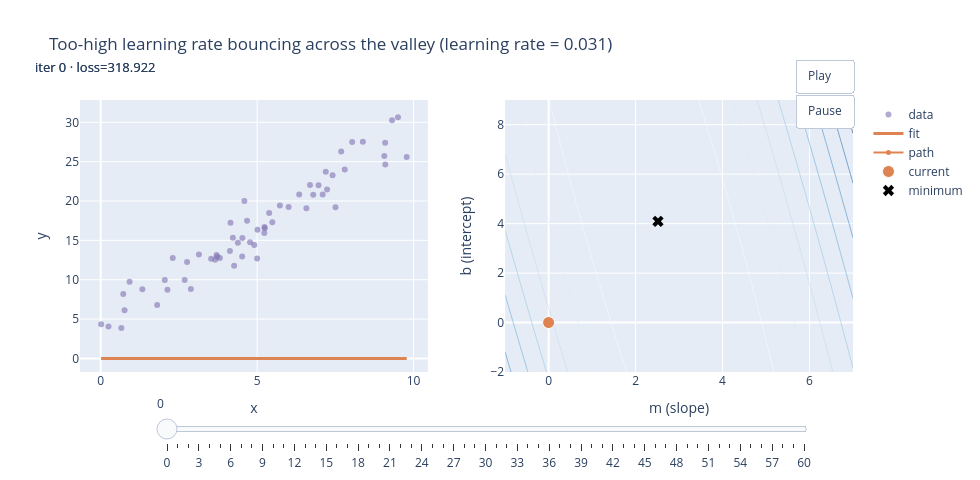

Notebook cell for this chart:
### Markdown cell above
## 3. When the Learning Rate Is Too High

The update rule takes a step of size $\alpha \cdot (\text{gradient})$. If $\alpha$
(the learning rate) is too large, that step **overshoots the minimum and lands on the opposite
wall of the bowl** - and the next gradient there points just as strongly back the other way.
The parameters bounce from wall to wall instead of settling, either slowly leaking energy back
toward the minimum (bounded oscillation) or gaining energy with every bounce until the values
explode toward infinity (outright divergence).

### Code cell
BOUNCE_LR = 0.031
hist_bounce = run_gd(BOUNCE_LR, 60)
fig_bounce = make_convergence_figure(
    hist_bounce, f"Too-high learning rate bouncing across the valley (learning rate = {BOUNCE_LR})", ORANGE,
)
fig_bounce.show()

### Figure 1 — Plotly figure (JSON) as saved in the notebook; plotly's stock layout.template omitted (floating-point values rounded to 4 significant figures; data arrays with more than 128 entries replaced by an {"elided": "..."} marker saying what was removed)
{"data": [{"marker": {"color": "#8172B2", "opacity": 0.6, "size": 6}, "mode": "markers", "name": "data", "type": "scatter", "x": [0.7631, 7.799, 4.384, 7.235, 9.78, 5.385, 5.011, 0.7205, 2.684, 4.999, 6.792, 8.037, 3.809, 0.6594, 2.881, 9.096, 2.134, 4.521, 9.312, 0.249, 6.005, 9.501, 2.303, 5.485, 9.091, 1.332, 5.234, 7.504, 6.69, 4.678, 2.048, 4.908, 3.724, 4.774, 3.659, 8.379, 7.686, 3.14, 5.726, 2.76, 4.528, 3.53, 6.574, 3.704, 4.591, 7.193, 4.13, 9.064, 1.805, 7.411, 4.224, 4.265, 6.344, 5.229, 4.149, 0.01427, 0.9226, 7.094, 5.243, 6.962], "xaxis": "x", "y": [6.111, 24.0, 14.7, 21.47, 25.58, 18.47, 16.34, 8.187, 9.973, 12.68, 20.78, 27.49, 12.76, 3.869, 8.816, 24.64, 8.734, 12.94, 30.28, 4.057, 19.23, 30.63, 12.76, 17.29, 27.39, 8.799, 16.7, 19.2, 22.03, 17.48, 9.952, 14.42, 12.92, 14.75, 12.55, 27.54, 26.28, 13.19, 19.41, 12.25, 15.3, 12.67, 19.09, 13.15, 20.0, 23.72, 13.64, 25.72, 6.782, 23.28, 15.34, 11.78, 20.83, 15.93, 17.23, 4.349, 9.742, 20.82, 16.53, 22.0], "yaxis": "y"}, {"line": {"color": "#DD8452", "width": 3}, "mode": "lines", "name": "fit", "type": "scatter", "x": [0.01427, 9.78], "xaxis": "x", "y": [0.0, 0.0], "yaxis": "y"}, {"colorscale": [[0.0, "rgb(247,251,255)"], [0.125, "rgb(222,235,247)"], [0.25, "rgb(198,219,239)"], [0.375, "rgb(158,202,225)"], [0.5, "rgb(107,174,214)"], [0.625, "rgb(66,146,198)"], [0.75, "rgb(33,113,181)"], [0.875, "rgb(8,81,156)"], [1.0, "rgb(8,48,107)"]], "contours": {"coloring": "lines"}, "name": "loss surface", "showscale": false, "type": "contour", "x": [-1.0, -0.8987, -0.7975, -0.6962, -0.5949, -0.4937, -0.3924, -0.2911, -0.1899, -0.08861, 0.01266, 0.1139, 0.2152, 0.3165, 0.4177, 0.519, 0.6203, 0.7215, 0.8228, 0.9241, 1.025, 1.127, 1.228, 1.329, 1.43, 1.532, 1.633, 1.734, 1.835, 1.937, 2.038, 2.139, 2.241, 2.342, 2.443, 2.544, 2.646, 2.747, 2.848, 2.949, 3.051, 3.152, 3.253, 3.354, 3.456, 3.557, 3.658, 3.759, 3.861, 3.962, 4.063, 4.165, 4.266, 4.367, 4.468, 4.57, 4.671, 4.772, 4.873, 4.975, 5.076, 5.177, 5.278, 5.38, 5.481, 5.582, 5.684, 5.785, 5.886, 5.987, 6.089, 6.19, 6.291, 6.392, 6.494, 6.595, 6.696, 6.797, 6.899, 7.0], "xaxis": "x2", "y": [-2.0, -1.861, -1.722, -1.582, -1.443, -1.304, -1.165, -1.025, -0.8861, -0.7468, -0.6076, -0.4684, -0.3291, -0.1899, -0.05063, 0.08861, 0.2278, 0.3671, 0.5063, 0.6456, 0.7848, 0.9241, 1.063, 1.203, 1.342, 1.481, 1.62, 1.759, 1.899, 2.038, 2.177, 2.316, 2.456, 2.595, 2.734, 2.873, 3.013, 3.152, 3.291, 3.43, 3.57, 3.709, 3.848, 3.987, 4.127, 4.266, 4.405, 4.544, 4.684, 4.823, 4.962, 5.101, 5.241, 5.38, 5.519, 5.658, 5.797, 5.937, 6.076, 6.215, 6.354, 6.494, 6.633, 6.772, 6.911, 7.051, 7.19, 7.329, 7.468, 7.608, 7.747, 7.886, 8.025, 8.165, 8.304, 8.443, 8.582, 8.722, 8.861, 9.0], "yaxis": "y2", "z": {"elided": "80x80 float values"}}, {"line": {"color": "#DD8452", "width": 2}, "marker": {"size": 5}, "mode": "lines+markers", "name": "path", "type": "scatter", "x": [0.0], "xaxis": "x2", "y": [0.0], "yaxis": "y2"}, {"marker": {"color": "#DD8452", "line": {"color": "white", "width": 1}, "size": 12}, "mode": "markers", "name": "current", "type": "scatter", "x": [0.0], "xaxis": "x2", "y": [0.0], "yaxis": "y2"}, {"marker": {"color": "black", "size": 10, "symbol": "x"}, "mode": "markers", "name": "minimum", "type": "scatter", "x": [2.515], "xaxis": "x2", "y": [4.092], "yaxis": "y2"}], "layout": {"annotations": [{"font": {"size": 13}, "showarrow": false, "text": "iter 0 · loss=318.922", "x": 0.02, "xanchor": "center", "xref": "paper", "y": 1.08, "yanchor": "bottom", "yref": "paper"}, {"font": {"size": 13}, "showarrow": false, "text": "iter 0 · loss=318.922", "x": 0.02, "xanchor": "center", "xref": "paper", "y": 1.08, "yanchor": "bottom", "yref": "paper"}], "height": 480, "sliders": [{"len": 0.85, "steps": [{"args": [["0"], {"frame": {"duration": 0, "redraw": true}, "mode": "immediate"}], "label": "0", "method": "animate"}, {"args": [["1"], {"frame": {"duration": 0, "redraw": true}, "mode": "immediate"}], "label": "1", "method": "animate"}, {"args": [["2"], {"frame": {"duration": 0, "redraw": true}, "mode": "immediate"}], "label": "2", "method": "animate"}, {"args": [["3"], {"frame": {"duration": 0, "redraw": true}, "mode": "immediate"}], "label": "3", "method": "animate"}, {"args": [["4"], {"frame": {"duration": 0, "redraw": true}, "mode": "immediate"}], "label": "4", "method": "animate"}, {"args": [["5"], {"frame": {"duration": 0, "redraw": true}, "mode": "immediate"}], "label": "5", "method": "animate"}, {"args": [["6"], {"frame": {"duration": 0, "redraw": true}, "mode": "immediate"}], "label": "6", "method": "animate"}, {"args": [["7"], {"frame": {"duration": 0, "redraw": true}, "mode": "immediate"}], "label": "7", "method": "animate"}, {"args": [["8"], {"frame": {"duration": 0, "redraw": true}, "mode": "immediate"}], "label": "8", "method": "animate"}, {"args": [["9"], {"frame": {"duration": 0, "redraw": true}, "mode": "immediate"}], "label": "9", "method": "animate"}, {"args": [["10"], {"frame": {"duration": 0, "redraw": true}, "mode": "immediate"}], "label": "10", "method": "animate"}, {"args": [["11"], {"frame": {"duration": 0, "redraw": true}, "mode": "immediate"}], "label": "11", "method": "animate"}, {"args": [["12"], {"frame": {"duration": 0, "redraw": true}, "mode": "immediate"}], "label": "12", "method": "animate"}, {"args": [["13"], {"frame": {"duration": 0, "redraw": true}, "mode": "immediate"}], "label": "13", "method": "animate"}, {"args": [["14"], {"frame": {"duration": 0, "redraw": true}, "mode": "immediate"}], "label": "14", "method": "animate"}, {"args": [["15"], {"frame": {"duration": 0, "redraw": true}, "mode": "immediate"}], "label": "15", "method": "animate"}, {"args": [["16"], {"frame": {"duration": 0, "redraw": true}, "mode": "immediate"}], "label": "16", "method": "animate"}, {"args": [["17"], {"frame": {"duration": 0, "redraw": true}, "mode": "immediate"}], "label": "17", "method": "animate"}, {"args": [["18"], {"frame": {"duration": 0, "redraw": true}, "mode": "immediate"}], "label": "18", "method": "animate"}, {"args": [["19"], {"frame": {"duration": 0, "redraw": true}, "mode": "immediate"}], "label": "19", "method": "animate"}, {"args": [["20"], {"frame": {"duration": 0, "redraw": true}, "mode": "immediate"}], "label": "20", "method": "animate"}, {"args": [["21"], {"frame": {"duration": 0, "redraw": true}, "mode": "immediate"}], "label": "21", "method": "animate"}, {"args": [["22"], {"frame": {"duration": 0, "redraw": true}, "mode": "immediate"}], "label": "22", "method": "animate"}, {"args": [["23"], {"frame": {"duration": 0, "redraw": true}, "mode": "immediate"}], "label": "23", "method": "animate"}, {"args": [["24"], {"frame": {"duration": 0, "redraw": true}, "mode": "immediate"}], "label": "24", "method": "animate"}, {"args": [["25"], {"frame": {"duration": 0, "redraw": true}, "mode": "immediate"}], "label": "25", "method": "animate"}, {"args": [["26"], {"frame": {"duration": 0, "redraw": true}, "mode": "immediate"}], "label": "26", "method": "animate"}, {"args": [["27"], {"frame": {"duration": 0, "redraw": true}, "mode": "immediate"}], "label": "27", "method": "animate"}, {"args": [["28"], {"frame": {"duration": 0, "redraw": true}, "mode": "immediate"}], "label": "28", "method": "animate"}, {"args": [["29"], {"frame": {"duration": 0, "redraw": true}, "mode": "immediate"}], "label": "29", "method": "animate"}, {"args": [["30"], {"frame": {"duration": 0, "redraw": true}, "mode": "immediate"}], "label": "30", "method": "animate"}, {"args": [["31"], {"frame": {"duration": 0, "redraw": true}, "mode": "immediate"}], "label": "31", "method": "animate"}, {"args": [["32"], {"frame": {"duration": 0, "redraw": true}, "mode": "immediate"}], "label": "32", "method": "animate"}, {"args": [["33"], {"frame": {"duration": 0, "redraw": true}, "mode": "immediate"}], "label": "33", "method": "animate"}, {"args": [["34"], {"frame": {"duration": 0, "redraw": true}, "mode": "immediate"}], "label": "34", "method": "animate"}, {"args": [["35"], {"frame": {"duration": 0, "redraw": true}, "mode": "immediate"}], "label": "35", "method": "animate"}, {"args": [["36"], {"frame": {"duration": 0, "redraw": true}, "mode": "immediate"}], "label": "36", "method": "animate"}, {"args": [["37"], {"frame": {"duration": 0, "redraw": true}, "mode": "immediate"}], "label": "37", "method": "animate"}, {"args": [["38"], {"frame": {"duration": 0, "redraw": true}, "mode": "immediate"}], "label": "38", "method": "animate"}, {"args": [["39"], {"frame": {"duration": 0, "redraw": true}, "mode": "immediate"}], "label": "39", "method": "animate"}, {"args": [["40"], {"frame": {"duration": 0, "redraw": true}, "mode": "immediate"}], "label": "40", "method": "animate"}, {"args": [["41"], {"frame": {"duration": 0, "redraw": true}, "mode": "immediate"}], "label": "41", "method": "animate"}, {"args": [["42"], {"frame": {"duration": 0, "redraw": true}, "mode": "immediate"}], "label": "42", "method": "animate"}, {"args": [["43"], {"frame": {"duration": 0, "redraw": true}, "mode": "immediate"}], "label": "43", "method": "animate"}, {"args": [["44"], {"frame": {"duration": 0, "redraw": true}, "mode": "immediate"}], "label": "44", "method": "animate"}, {"args": [["45"], {"frame": {"duration": 0, "redraw": true}, "mode": "immediate"}], "label": "45", "method": "animate"}, {"args": [["46"], {"frame": {"duration": 0, "redraw": true}, "mode": "immediate"}], "label": "46", "method": "animate"}, {"args": [["47"], {"frame": {"duration": 0, "redraw": true}, "mode": "immediate"}], "label": "47", "method": "animate"}, {"args": [["48"], {"frame": {"duration": 0, "redraw": true}, "mode": "immediate"}], "label": "48", "method": "animate"}, {"args": [["49"], {"frame": {"duration": 0, "redraw": true}, "mode": "immediate"}], "label": "49", "method": "animate"}, {"args": [["50"], {"frame": {"duration": 0, "redraw": true}, "mode": "immediate"}], "label": "50", "method": "animate"}, {"args": [["51"], {"frame": {"duration": 0, "redraw": true}, "mode": "immediate"}], "label": "51", "method": "animate"}, {"args": [["52"], {"frame": {"duration": 0, "redraw": true}, "mode": "immediate"}], "label": "52", "method": "animate"}, {"args": [["53"], {"frame": {"duration": 0, "redraw": true}, "mode": "immediate"}], "label": "53", "method": "animate"}, {"args": [["54"], {"frame": {"duration": 0, "redraw": true}, "mode": "immediate"}], "label": "54", "method": "animate"}, {"args": [["55"], {"frame": {"duration": 0, "redraw": true}, "mode": "immediate"}], "label": "55", "method": "animate"}, {"args": [["56"], {"frame": {"duration": 0, "redraw": true}, "mode": "immediate"}], "label": "56", "method": "animate"}, {"args": [["57"], {"frame": {"duration": 0, "redraw": true}, "mode": "immediate"}], "label": "57", "method": "animate"}, {"args": [["58"], {"frame": {"duration": 0, "redraw": true}, "mode": "immediate"}], "label": "58", "method": "animate"}, {"args": [["59"], {"frame": {"duration": 0, "redraw": true}, "mode": "immediate"}], "label": "59", "method": "animate"}, {"args": [["60"], {"frame": {"duration": 0, "redraw": true}, "mode": "immediate"}], "label": "60", "method": "animate"}], "x": 0.1}], "title": {"text": "Too-high learning rate bouncing across the valley (learning rate = 0.031)"}, "updatemenus": [{"buttons": [{"args": [null, {"frame": {"duration": 120, "redraw": true}, "fromcurrent": true}], "label": "Play", "method": "animate"}, {"args": [[null], {"frame": {"duration": 0, "redraw": false}, "mode": "immediate"}], "label": "Pause", "method": "animate"}], "showactive": false, "type": "buttons", "x": 1.0, "xanchor": "right", "y": 1.15}], "width": 980, "xaxis": {"anchor": "y", "domain": [0.0, 0.45], "title": {"text": "x"}}, "xaxis2": {"anchor": "y2", "domain": [0.55, 1.0], "range": [-1.0, 7.0], "title": {"text": "m (slope)"}}, "yaxis": {"anchor": "x", "domain": [0.0, 1.0], "title": {"text": "y"}}, "yaxis2": {"anchor": "x2", "domain": [0.0, 1.0], "range": [-2.0, 9.0], "title": {"text": "b (intercept)"}}}}
